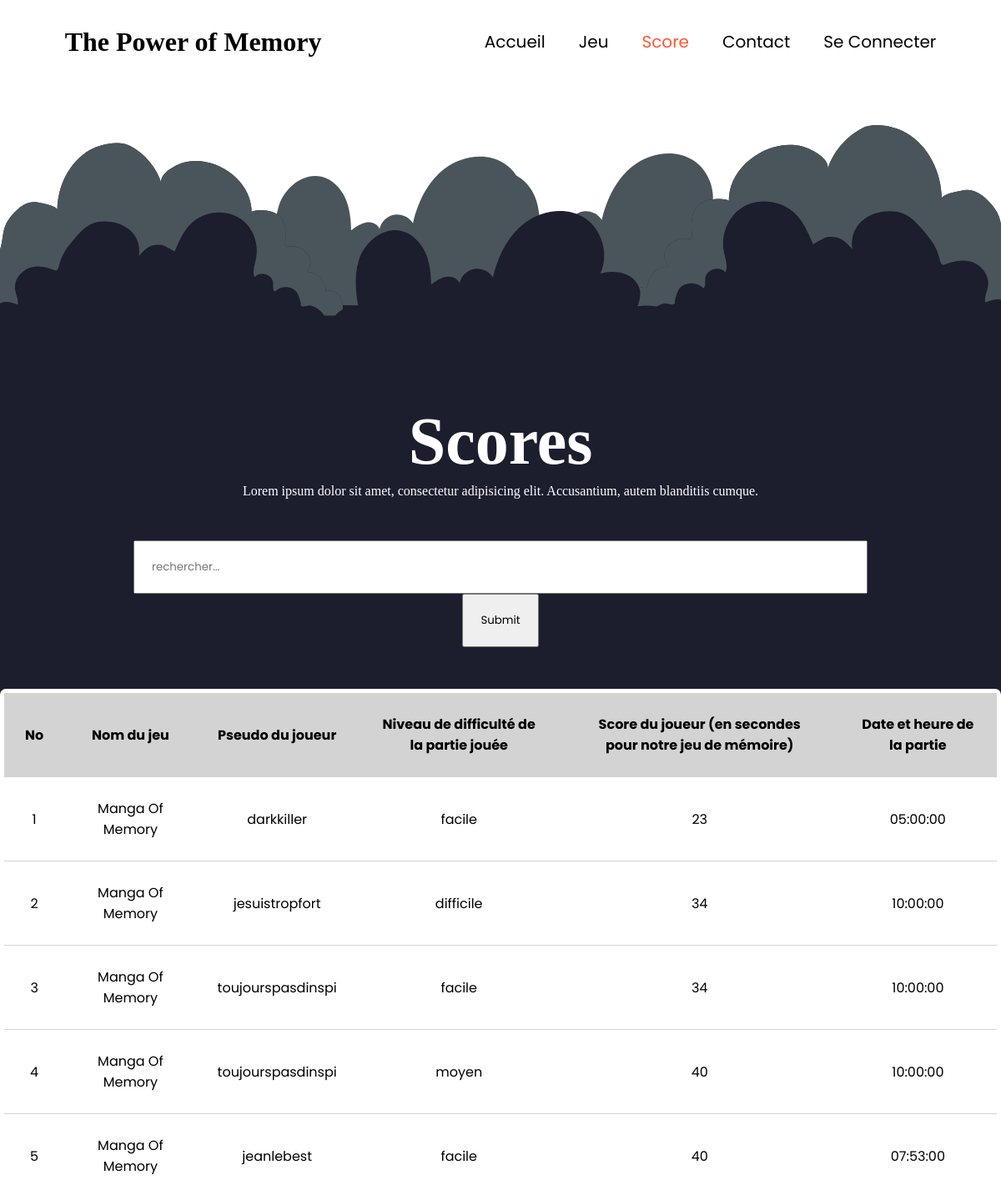
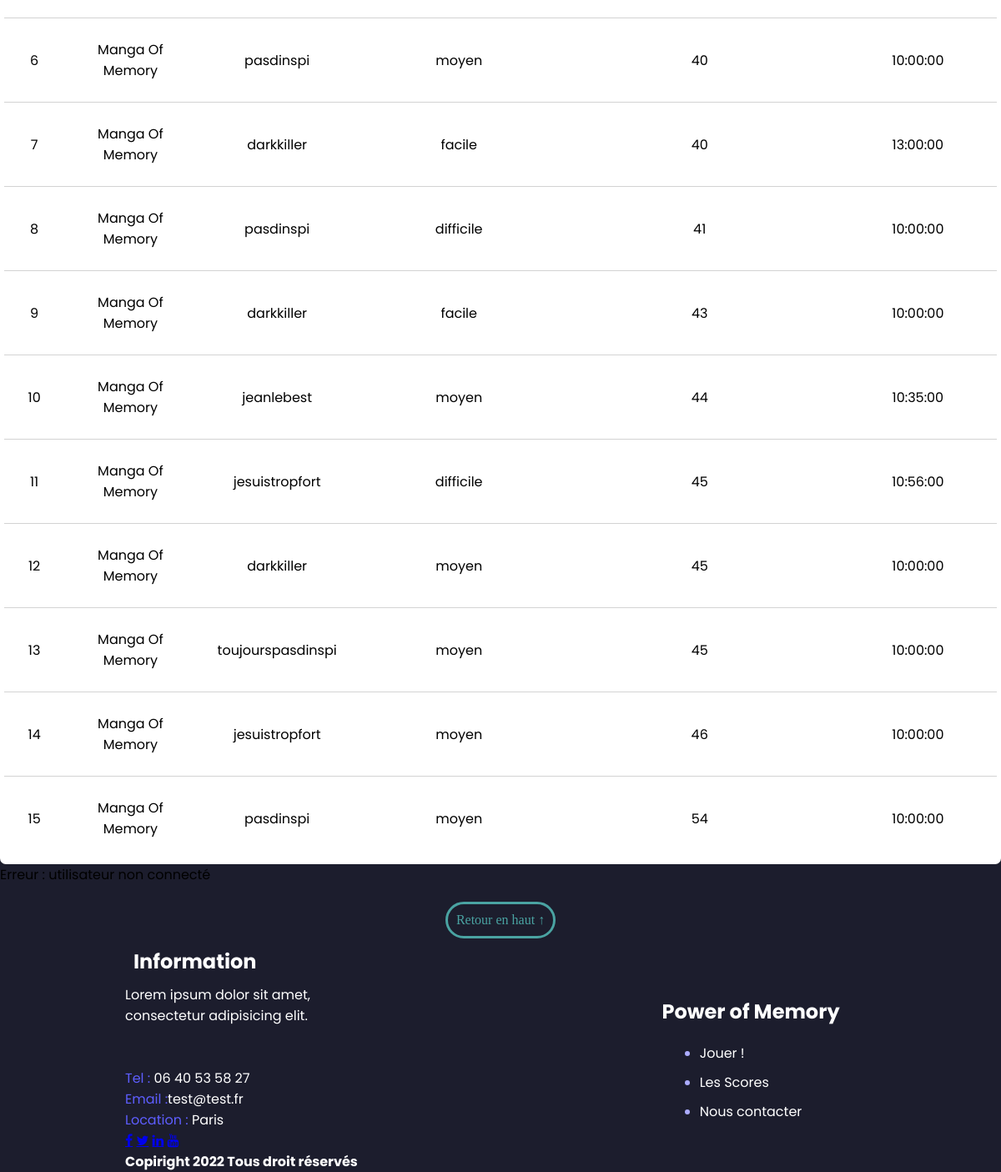
The page /games/memory/scores.php on the database its author committed (2 pictures, top to bottom).
### tables this page shows
CREATE TABLE `scores` (
  `id` int NOT NULL,
  `id_users` int NOT NULL,
  `id_game` int NOT NULL,
  `difficulty` varchar(40) NOT NULL,
  `scores` int NOT NULL,
  `time_party` time NOT NULL
);

CREATE TABLE `game` (
  `id` int NOT NULL,
  `name` varchar(60) DEFAULT NULL
);

CREATE TABLE `users` (
  `id` int NOT NULL,
  `mail` varchar(40) NOT NULL,
  `mot_de_passe` varchar(61) NOT NULL,
  `pseudo` varchar(40) NOT NULL,
  `time_registration` datetime NOT NULL,
  `time_last_login` datetime DEFAULT NULL,
  `game_number` int DEFAULT NULL
);

### games/memory/scores.php (the view, shortened to what this page needs)
<!DOCTYPE html>
<html lang="fr">
<head>
    <?php
    include "../../partials/head.php";
    ?>
</head>
<body>
<?php include "../../partials/header.php"; ?>
<header></header>
<div class="titre">
    <h1>Scores</h1>
    <p>Lorem ipsum dolor sit amet, consectetur adipisicing elit. Accusantium, autem blanditiis cumque.</p>
</div>
<?php
$db = connectToDbAndGetPdo();
$request = $db->query("SELECT game.name, users.pseudo, scores.difficulty, scores.scores, scores.time_party
                           FROM game, users
                           INNER JOIN scores
                           ON scores.id_users = users.id
                           ORDER BY scores.scores ASC LIMIT 15;");
$datas = $request->fetchAll(PDO::FETCH_ASSOC);
$numero = 1;
?>
<form method="post" id="recherche">
    <input type="search" id="site-search" name="filtre" placeholder="rechercher..."/>
    <input type="submit" name="ok">
</form>
<section id="principal" style="overflow: scroll">
    <table>
        <thead>
        <tr>
            <th>No</th>
            <th>Nom du jeu</th>
            <th>Pseudo du joueur</th>
            <th>Niveau de difficulté de la partie jouée</th>
            <th>Score du joueur (en secondes pour notre jeu de mémoire)</th>
            <th>Date et heure de la partie</th>
        </tr>
        </thead>
        <tbody>
        <?php foreach ($datas as $element):
            ?>
            <tr class="<?php echo $element['pseudo'] == $_SESSION['pseudo'] ? 'linecolor' : 'linenormal'; ?>">
                <td><?php echo $numero++; ?></td>
                <td><?php echo $element['name']; ?></td>
                <td><?php echo $element['pseudo']; ?></td>
                <td><?php echo $element['difficulty']; ?></td>
                <td><?php echo $element['scores']; ?></td>
                <td><?php echo $element['time_party']; ?></td>
            </tr>
        <?php endforeach; ?>
        </tbody>
    </table>
    <?php if (!isset($_SESSION['userId'])) {
        echo "Erreur : utilisateur non connecté";}
    else {
        include "../../chatbox.php";
    }
    ?>
</section>
<div id="retour_haut_page">
    <a id="texte_haut_page" href="#" class="btn btn-default">Retour en haut ↑</a>
</div>
<?php include "../../partials/footer.php"; ?>
</body>
</html>

### assets/css/chatbox.css (style rules this page uses)
* { font-family: 'Poppins', sans-serif; }

### assets/css/scores.css (style rules this page uses)
* { margin: 0; padding: 0; box-sizing: border-box; font-family: 'Poppins', sans-serif; ackground-color: #272a51; }
body { background-color: #1c1d2d; }
header { display: flex; align-items: center; flex-direction: column; justify-content: center; height: 48vh; width: 100%; background-image: url("../../assets/img/background.png") ; background-position: center center; background-repeat:no-repeat ; background-size: cover; }
#recherche { display: flex; align-items: center; justify-content: center; flex-direction: column; padding: 50px; }
#recherche input { padding: 20px; }
.titre { display: flex; align-items: center; justify-content: center; flex-direction: column; color: white; background-color: #1c1d2d; }
.titre h1 { font-size: 5em; font-family: "KashimaDemo"; }
.titre p { margin-top: 5px; font-family: "KashimaDemo"; }
table { border-collapse:separate; border:solid #ffffff 5px; border-radius:7px; margin: auto; border-spacing: 0; }
td, th { padding: 25px; background-color: #ffffff; }
td { text-align: center; border-top: solid lightgrey 1px; }
th { background-color: #d3d3d3; }
.linenormal td { background-color: white; }
#site-search { width: 80%; }
html { scroll-behavior: smooth; }
#retour_haut_page { display: flex; justify-content: center; padding-top: 20px; background-color: #1c1d2d; }
#texte_haut_page { border: 3px solid #4AA3A2; color: #4AA3A2; font-family: "Bradley Hand", cursive; border-radius: 25px; padding: 10px; background-color: #1c1d2d; text-decoration:none; }

### rows shown on the page
scores: id_game.name "Manga Of Memory", id_users.pseudo "darkkiller", difficulty "facile", scores "23", time_party "05:00:00"
scores: id_game.name "Manga Of Memory", id_users.pseudo "jesuistropfort", difficulty "difficile", scores "34", time_party "10:00:00"
scores: id_game.name "Manga Of Memory", id_users.pseudo "toujourspasdinspi", difficulty "facile", scores "34", time_party "10:00:00"
scores: id_game.name "Manga Of Memory", id_users.pseudo "toujourspasdinspi", difficulty "moyen", scores "40", time_party "10:00:00"
scores: id_game.name "Manga Of Memory", id_users.pseudo "jeanlebest", difficulty "facile", scores "40", time_party "07:53:00"
scores: id_game.name "Manga Of Memory", id_users.pseudo "pasdinspi", difficulty "moyen", scores "40", time_party "10:00:00"
scores: id_game.name "Manga Of Memory", id_users.pseudo "darkkiller", difficulty "facile", scores "40", time_party "13:00:00"
scores: id_game.name "Manga Of Memory", id_users.pseudo "pasdinspi", difficulty "difficile", scores "41", time_party "10:00:00"
scores: id_game.name "Manga Of Memory", id_users.pseudo "darkkiller", difficulty "facile", scores "43", time_party "10:00:00"
scores: id_game.name "Manga Of Memory", id_users.pseudo "jeanlebest", difficulty "moyen", scores "44", time_party "10:35:00"
scores: id_game.name "Manga Of Memory", id_users.pseudo "jesuistropfort", difficulty "difficile", scores "45", time_party "10:56:00"
scores: id_game.name "Manga Of Memory", id_users.pseudo "darkkiller", difficulty "moyen", scores "45", time_party "10:00:00"
scores: id_game.name "Manga Of Memory", id_users.pseudo "toujourspasdinspi", difficulty "moyen", scores "45", time_party "10:00:00"
scores: id_game.name "Manga Of Memory", id_users.pseudo "jesuistropfort", difficulty "moyen", scores "46", time_party "10:00:00"
scores: id_game.name "Manga Of Memory", id_users.pseudo "pasdinspi", difficulty "moyen", scores "54", time_party "10:00:00"
